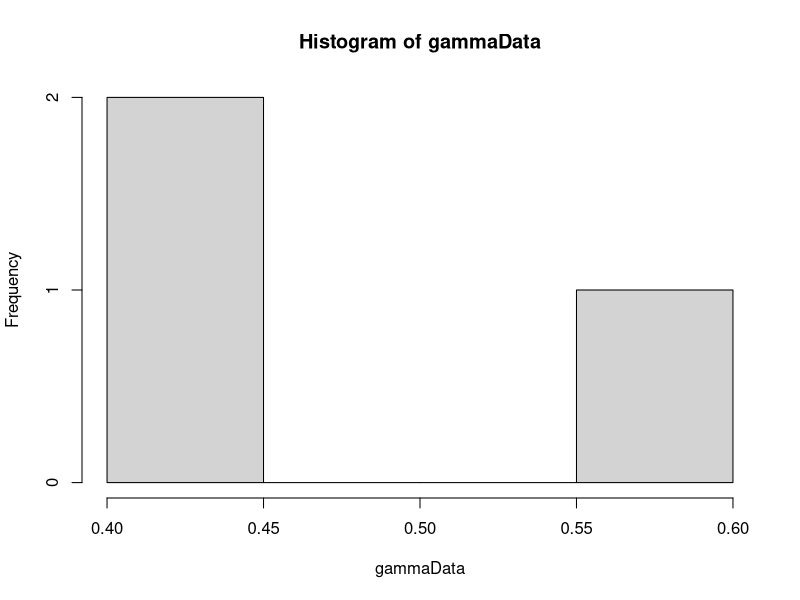

Reproduce this figure in R. (Note: this script raises an error after producing the figure.)
library(MCMCpack)
library(MASS)

calcWeight <- function(u, alpha) {
  # Calculates weight for given u and alpha.
  # 
  # Args:
  #   u: A vector.
  #   alpha: A scalar.
  #   
  # Returns:
  #   The weight value. A scalar.
  gammaInv = rep(0, length(u))
  diffGammaInv = rep(0, length(u))
  for(i in 1:length(u)) {
    gammaInv[i] = invGammaCumulative(u[i], alpha)
    diffGammaInv[i] = diffAlphaInvGammaCumulative(u[i], alpha)
  }
  pi = getPiValue()
  weight = pi/((1/length(gammaInv))*(sum(diffGammaInv/gammaInv)) - sum(diffGammaInv)/sum(gammaInv))
  return(weight)
}

getPiValue <- function() {
  # get value of pi function to be used in calculation of weights.
  # 
  # Returns:
  #   A scalar value.
  if (piValue == "constant") {
    return(1)
  } else if (piValue == "jeffrey") {
    # Return jeffrey prior
    return(sqrt((1/(estAlpha[sampleIndex]^2)) + (1/(2-(exp(estAlpha[sampleIndex]) + exp(-estAlpha[sampleIndex]))))))
  } else if (piValue == "betaOption") {
    return(estBeta)
  } else if (piValue == "alphaOption") {
    return(estAlpha[sampleIndex])
  }
}

calcPhi <- function(u, alpha) {
  xValue = rep(0, length(u))
  for(i in 1:length(u)) {
    xValue[i] = invGammaCumulative(u[i], alpha)
  }
  return(calcPhiGivenX(xValue))
}

calcPhiGivenX <- function(x) {
  # Calc phi value for a vector x.
  # 
  # Args:
  #   x: A vector of data.
  #   
  # Returns:
  #  A scalar.
  
  if(phiOption == "probValueOption") {
    phiPoint = rep(0, length(x))
    for(i in 1:length(x)) {
      phiPoint[i] = getPhiValue(x[i])
    }
    return(sum(phiPoint)/length(phiPoint))  
  } else if(phiOption == "x1x2divX3Option") {
    return(getPhiValue(x[1]*x[2]/x[3]))
  } else if(phiOption == "x1divx2powx3Option") {
    return(getPhiValue((x[1]/x[2])^x[3]))
  } else if(phiOption == "sinusfunction") {
    return(sin(x[1]) + sin(x[2]) + sin(x[3]))
  }
  return(-1)
}


getPhiValue <- function(xValue) {
  # Calculates phi for an element of an x vector.
  # 
  # Args:
  #   xValue: A scalar value.
  #   
  # Returns:
  #   
  return(xValue > probValue)
}

optimInvGammaCumulative <- function(u, alpha) {
  result = optim(c(10.1), invGammaAbsFunction, u=u, alpha=alpha, lower=0, upper=100,  method="Brent")
  return(result)
}

invGammaAbsFunction <- function(x, u, alpha) {
  return(abs(pgamma(x, shape=alpha, scale=1) - u))
}

invGammaCumulative <- function(u, alpha) {
  # Finds the inverse of the cumulative gamma.
  # 
  # Args:
  #   u: Scalar value.
  #   alpha: Scalar value.
  #   
  # Returns:
  #   A scalar. The inverse value given u and alpha.
  x = 0
  stepSize = 0.1
  tolerance = 0.00001
  direction = 1
  integralValue = 0
  
  while(abs(integralValue - u) > tolerance){
    x = x + direction*stepSize
    if(x<0) {
      x = 0
      direction = 1
    }
    
    if(method == "integrate") {
      integralv = integrate(gammaDensity, 0, x)
      integralValue = integral$valuev
    } else if(method == "pgamma") {
      integralv = pgamma(x, shape=alpha, scale=1)
      integralValue = integralv
    }
    
    
    # Going left and pass the point
    if ((u > integralValue) && (direction == -1)) {
      stepSize = stepSize/2
      direction = 1
    }
    
    # Going right and pass the point
    if ((u < integralValue) && (direction == 1)) {
      stepSize = stepSize/2
      direction = -1
    }
  }
  return(x)
}

diffAlphaInvGammaCumulative <- function(u, alpha) {
  # Derivative of gamma distribution with respect to alpha.
  # 
  # Args:
  #   u: Scalar between 0 and 1.
  #   alpha: Scalar larger than 0.
  #   
  # Returns:
  #   Scalar value. Derivative at point alpha.
  firstPoint = invGammaCumulative(u,alpha)
  secondPoint = invGammaCumulative(u, alpha + alphaHStep)
  return((secondPoint - firstPoint)/alphaHStep)
}

calcDerivateFunction <- function(u, alphaValue) {
  # Analytically find the derivative of cumulative inverse.
  # 
  # Args:
  #   u: Scalar value between 0 and 1.
  #   alphaValue: Scalar value.
  #   
  # Returns:
  #   A scalar value.
  largeFInv = invGammaCumulative(u, alphaValue)
  integralPart = integrate(integralFunction, 0, largeFInv)
  return((digamma(alphaValue)*u - integralPart$value)*gamma(alphaValue)/((largeFInv^(alphaValue - 1))*exp(-largeFInv)))
}

integralFunction <- function(y) {
  # Function to be integrated.
  return(log(y)*(y^(alphaValue - 1))*exp(-y)/gamma(alphaValue))
}

optimfindAlpha <- function(u, s2) {
  if((calcValueTau2(u, alphaUpperBound) < s2) || (calcValueTau2(u, alphaLowerBound) > s2)) {
    return(-1)
  }
  solution = optim(c(0.1), optimFunction, u=u, lower=alphaLowerBound, upper=alphaUpperBound, method="Brent")
  return(solution$par)
}

optimFunction <- function(alpha, u) {
  return(abs(s2-calcValueTau2(u, alpha)))
}

findBeta <- function(s1, u, alphaValue) {
  # Calculates beta
  # 
  # Args:
  #   s1: Scalar value.
  #   u: Vector of values between 0 and 1.
  #   alphaValue: Scalar value.
  #   
  # Returns:
  #   A scalar value.
  largeFInv = rep(0, length(u))
  for(i in 1:length(u)) {
    largeFInv[i] = invGammaCumulative(u[i], alphaValue)
  }
  return(s1*length(u)/(sum(largeFInv)))
}

calcValueTau2 <- function(u, alphaValue) {
  largeFInv = rep(0, length(u))
  for(i in 1:length(u)) {
    largeFInv[i] = invGammaCumulative(u[i], alphaValue)
  }
  return(length(u)*((prod(largeFInv))^(1/length(u)))/sum(largeFInv))
}

calcValueTau2Method2 <- function(x) {
  return(length(x)*((prod(x))^(1/length(x)))/sum(x))
}

gibbsSampling <- function(xInit) {
  NUM_ITERATIONS = 5000
  xCurrent = xInit
  for(i in 1:NUM_ITERATIONS) {
    randomXpos = sample(length(xCurrent), size=3)
    sumX = xCurrent[randomXpos[1]] + xCurrent[randomXpos[2]] + xCurrent[randomXpos[3]]
    prodX = xCurrent[randomXpos[1]]*xCurrent[randomXpos[2]]*xCurrent[randomXpos[3]]
    x1 = runif(1)*sumX
    if(isValidX1Proposal(x1, sumX, prodX)) {
      roots = findRoots(x1, sumX, prodX)
      x2 = roots[1]
      x3 = roots[2]
      if(is.nan(x2) || is.nan(x3)){
        print((x1^3 - 2*sumX*x1^2 + (sumX^2)*x1 - 4*prodX))
      }
      xProposal = xCurrent
      xProposal[randomXpos[1]] = x1
      xProposal[randomXpos[2]] = x2
      xProposal[randomXpos[3]] = x3
      alphaMetHastings = findAlphaMetHastings(c(xCurrent[randomXpos[1]], xCurrent[randomXpos[2]], xCurrent[randomXpos[3]]), c(xProposal[randomXpos[1]], xProposal[randomXpos[2]], xProposal[randomXpos[3]]))
      acceptProb = runif(1)
      if(acceptProb <= alphaMetHastings) {
        xCurrent = xProposal
      }
    }
  }
  return(xCurrent)
}

isValidX1Proposal <- function(x1, sumX, prodX) {
  return((x1^3 - 2*sumX*x1^2 + (sumX^2)*x1 - 4*prodX) > 0)
}

findRoots <- function (x1, sumX, prodX) {
  root1 = ((sumX - x1) + sqrt( (sumX - x1)^2 - 4*prodX/x1 ))/2
  root2 = ((sumX - x1) - sqrt( (sumX - x1)^2 - 4*prodX/x1 ))/2
  return(c(root1, root2))
}

findAlphaMetHastings <- function(xCurrent, xProposal) {
  piProp = 1/(xProposal[1]*sqrt((sum(xProposal)  - xProposal[1])^2 - 4*prod(xProposal)/xProposal[1] ))
  piCurrent = 1/(xCurrent[1]*sqrt((sum(xCurrent)  - xCurrent[1])^2 - 4*prod(xCurrent)/xCurrent[1] ))
  return(min(1, piProp/piCurrent))
}


GammaGibbsSampling <- function(xInit) {
  # A Gibbs sampling for a Gamma distribution
  # 
  # Args:
  #   xInit: Initial sample. A vector.
  #   
  # Return:
  #   A sample from a Gamma distribution. A vector.
  NUM_ITERATIONS = 5000
  xCurrent = xInit
  for(i in 1:NUM_ITERATIONS) {
    randomXpos = sample(length(xCurrent), size=3)
    sumX = xCurrent[randomXpos[1]] + xCurrent[randomXpos[2]] + xCurrent[randomXpos[3]]
    prodX = xCurrent[randomXpos[1]]*xCurrent[randomXpos[2]]*xCurrent[randomXpos[3]]
    x1 = runif(1)*sumX
    if(isValidX1Proposal(x1, sumX, prodX)) {
      roots = findRoots(x1, sumX, prodX)
      x2 = roots[1]
      x3 = roots[2]
      if(is.nan(x2) || is.nan(x3)){
        print((x1^3 - 2*sumX*x1^2 + (sumX^2)*x1 - 4*prodX))
      }
      xProposal = xCurrent
      xProposal[randomXpos[1]] = x1
      xProposal[randomXpos[2]] = x2
      xProposal[randomXpos[3]] = x3
      alphaMetHastings = 0
      alphaMetHastings = findGammaAlphaMetHastings(c(xCurrent[randomXpos[1]], xCurrent[randomXpos[2]], xCurrent[randomXpos[3]]), c(xProposal[randomXpos[1]], xProposal[randomXpos[2]], xProposal[randomXpos[3]]))
      acceptProb = runif(1)
      if(!isValidX1Proposal(xCurrent[randomXpos[1]], sumX, prodX)) {
        alphaMetHastings = 0
      }
      if(acceptProb <= alphaMetHastings) {
        xCurrent = xProposal
      }
    }
  }
  return(xCurrent)
  
}

findGammaAlphaMetHastings <- function(xCurrent, xProposal) {
  piProp = 1/(xProposal[1]*sqrt((sum(xProposal)  - xProposal[1])^2 - 4*prod(xProposal)/xProposal[1] ))
  piCurrent = 1/(xCurrent[1]*sqrt((sum(xCurrent)  - xCurrent[1])^2 - 4*prod(xCurrent)/xCurrent[1] ))
  if(is.nan(piCurrent)) {
    print(xCurrent)
  }
  return(min(1, piProp/piCurrent))
}


cramerVonMisesValueTest <- function(x, alpha, beta) {
  # Calculates the value for a Cramer-von Mises test.
  # 
  # Args:
  #   x: A vector sample.
  #   
  # Returns:
  #   A scalar value.
  x = sort(x)
  cramerSum = 0
  for(i in 1:length(x)) {
    cramerSum = cramerSum + (((2*i - 1)/(2*length(x))) - pgamma(x[i], shape=alpha, rate=beta))^2
  }
  
  cramer = (1/(12*length(x)))*cramerSum
            
  return(cramer)
}

findGammaMLE <- function(x){
  solution = optim(c(1,1), negativeLogLikelihoodGamma, x=x)
  return(solution$par)
}

negativeLogLikelihoodGamma <- function(par, x) {
  # Calculates the negative log-likelihood for a gamma distribution.
  # 
  # Args:
  #   par: A vector of size 2. First element is alpha and second element is beta.
  #   x: Data to calculate log-likelihood from. A vector.
  #   
  # Returns:
  #  The log-likelihood value. A scalar
  alpha = par[1]
  beta = par[2]
  logLikelihood = -((alpha - 1)*sum(log(x)) - (1/beta)*sum(x) - length(x)*log(gamma(alpha)) - alpha*length(x)*log(beta))
  return(logLikelihood)
}

calcAveragPhiValueForData <- function(mydata) {
  sumData = sum(mydata)
  prodData = prod(mydata)
  tolerance = 0.03
  minValue = min(mydata) - 2*tolerance
  maxValue = max(mydata) + 2*tolerance
  sampleNumber = 1
  NUM_ITERATIONS = 10000
  sumPhi = 0
  while(sampleNumber <= NUM_ITERATIONS) {
    x = runif(3, max = sumData)
    if((abs(sum(x) - sumData) < tolerance) && (abs(prod(x) - prodData) < tolerance)) {
      sumPhi = sumPhi + calcPhiGivenX(x)
      sampleNumber = sampleNumber + 1  
      print(sampleNumber)
    }
  }
  return(sumPhi/(sampleNumber-1))
}

algorithm2Sampling <- function(NUM_ALG2_SAMPLES) {
  cramerNum = 0
  cramerStat = rep(0, NUM_ALG2_SAMPLES)
  vCurr = runif(NUM_POINTS)
  alphaCurr = optimfindAlpha(vCurr, s2)
  while(alphaCurr==-1) {
    vCurr = runif(NUM_POINTS)
    alphaCurr = optimfindAlpha(vCurr, s2)
  }
  piCurr = calcWeight(vCurr, alphaCurr)
  phiSum = 0
  
  for(i in 1:NUM_ALG2_SAMPLES) {
    print(i)
    vProp = runif(NUM_POINTS)
    alphaProp = optimfindAlpha(vProp, s2)
    piProp = 0
    if(alphaProp != -1) {
      piProp = calcWeight(vProp, alphaProp)
    }
    alphaMetHastings = min(1, piProp/piCurr)
    uProb = runif(1)
    if(uProb <= alphaMetHastings) {
      vCurr = vProp
      alphaCurr = alphaProp
      piCurr = piProp
    }
    betaCurr = findBeta(s1, vCurr, alphaCurr)
    xSample = rep(0, length(vCurr))
    for(j in 1:length(vCurr)) {
      xSample[j] = betaCurr*invGammaCumulative(vCurr[j], alphaCurr)
    }
    phiSum = phiSum + calcPhiGivenX(xSample)
    cramerStat[i] = cramerVonMisesValueTest(xSample, mleAlpha, mleBeta)
    if(cramerStat[i] >= cramerObs) {
      cramerNum = cramerNum + 1
    }
  }
  
  hist(cramerStat,breaks=200, main="", xlab="Cramer values", cex.lab=1.5)
  abline(v = cramerObs, col="red")
  alg2sampCramer <<- cramerStat
  
  print((cramerNum/NUM_ALG2_SAMPLES))
  alg2pvalue <<- (cramerNum/NUM_ALG2_SAMPLES)
  #return(phiSum/NUM_ALG2_SAMPLES)
  return(cramerStat)
}

algorithm1Sampling <- function(NUM_ALG1_SAMPLES) {
  phiSum = 0
  cramerNum = 0
  cramerStat = rep(0, NUM_ALG1_SAMPLES)
  for(i in 1:NUM_ALG1_SAMPLES) {
    print(i)
    u = runif(NUM_POINTS)
    alphavalue = optimfindAlpha(u, s2)
    while(alphavalue == -1) {
      u = runif(NUM_POINTS)
      alphavalue = optimfindAlpha(u, s2)
    }
    betavalue = findBeta(s1, u, alphavalue)
    xSample = rep(0, length(u))
    for(j in 1:length(u)) {
      xSample[j] = betavalue*invGammaCumulative(u[j], alphavalue)
    }
    phiSum = phiSum + calcPhiGivenX(xSample)
    cramerStat[i] = cramerVonMisesValueTest(xSample, mleAlpha, mleBeta)
    #print(cramerStat[i])
    if(cramerStat[i] >= cramerObs) {
      cramerNum = cramerNum + 1
    }
  }
  print("here")
  print((cramerNum/NUM_ALG1_SAMPLES))
  hist(cramerStat,breaks=200, main="", xlab="Cramer values", cex.lab=1.5)
  abline(v = cramerObs, col="red")
  alg1sampCramer <<- cramerStat
  alg1pvalue <<- (cramerNum/NUM_ALG1_SAMPLES)
  #return(phiSum/NUM_ALG1_SAMPLES)
  return(cramerStat)
}

naiveSampling2 <- function(myData, tolerance, mleAlpha, mleBeta) {
  NUM_NAIVE_SAMPLES = NUM_SAMPLES
  sumData = sum(myData)
  prodData = prod(myData)
  sampleNumber = 0
  sumPhi = 0
  iterations = 0
  cramerNum = 0
  cramerStat = rep(0, NUM_NAIVE_SAMPLES)
  while(sampleNumber<NUM_NAIVE_SAMPLES) {
    x = rgamma(3, shape = mleAlpha, rate = mleBeta)
    iterations = iterations + 1
    if((abs(sum(x) - sumData) < tolerance) && (abs(prod(x) - prodData) < tolerance)) {
      sumPhi = sumPhi + calcPhiGivenX(x)
      sampleNumber = sampleNumber + 1  
      cramerStat[sampleNumber] = cramerVonMisesValueTest(x, mleAlpha, mleBeta)
      if(cramerStat[sampleNumber] >= cramerObs) {
        cramerNum = cramerNum + 1
      }
      print(sampleNumber)
    }
  }
  
  hist(cramerStat,breaks=200, main="", xlab="Cramer values", cex.lab=1.5)
  abline(v = cramerObs, col="red")
  
  acceptRate = sampleNumber/iterations
  averagePhi = sumPhi/sampleNumber
  print((cramerNum/NUM_NAIVE_SAMPLES))
  naivePvalue <<- (cramerNum/NUM_NAIVE_SAMPLES)
  naiveCramers <<- cramerStat
  return(c(acceptRate, averagePhi))
}

alpha = 1
beta = 1
hStep = 0.01
alphaHStep = 0.01
method = "pgamma"
NUM_SAMPLES = 100000
NUM_POINTS = 3
alphaUpperBound = 200
alphaLowerBound = 0.05
# Pi is used in calculation of weights
# Options are:
#   "constant"
#   "betaOption"
#   "jeffrey"
#   "alphaOption"
piValue = "constant"

phi = rep(0, NUM_SAMPLES)
# Phi options:
# x larger than a: "probValueOption"
# x1 times x2 div x3: "x1x2divX3Option"
# x1 div x2 pow x3: "x1divx2powx3Option"
phiOption = "x1x2divX3Option"
# Phi is the prob that X>probValue
probValue = 0.42

# Data generation options:
# pgamma generated: "pgamma"
# Bo data: "bo"
# Custom data: "custom"
# Custom data2: "custom2"
dataGenOption = "custom"



# Generate data
gammaData = 0
if(dataGenOption == "pgamma") {
  gammaData = rgamma(NUM_POINTS, shape=alpha, scale = beta)  
} else if(dataGenOption == "bo") {
  NUM_POINTS = 6
  alphaUpperBound = 1.2
  alphaLowerBound = 0.8
  gammaData = c(4.399, 1.307, 0.085, 0.7910, 0.2345, 0.1915)
} else if(dataGenOption == "custom") {
  gammaData = c(0.5772030, 0.4340237, 0.4212959)
} else if(dataGenOption == "custom2") {
  gammaData = c(1.621813, 1.059797, 1.554334)
} else if(dataGenOption == "custom3") {
  gammaData = c(5, 15, 13)
} else if(dataGenOption == "ball1") {
  gammaData = c(17.88, 28.92, 33.00)
} else if(dataGenOption == "ball2") {
  gammaData = c(41.52, 42.12, 45.60)
} else if(dataGenOption == "ball3") {
  gammaData = c(48.40, 51.84, 51.96)
} else if(dataGenOption == "ball4") {
  gammaData = c(54.12, 55.56, 67.80)
} else if(dataGenOption == "ball5") {
  gammaData = c(68.64, 68.64, 68.88)
} else if(dataGenOption == "ball6") {
  gammaData = c(84.12, 93.12, 98.64)
} else if(dataGenOption == "ball7") {
  gammaData = c(105.12, 105.84, 127.92)
} else if(dataGenOption == "custom4") {
  gammaData = c(0.40, 0.42, 0.43)
} else if(dataGenOption == "custom5") {
  gammaData = c(0.72, 0.72, 0.85)
}

#17.88 28.92 33.00 41.52 42.12 45.60 48.40 51.84
#51.96 54.12 55.56 67.80 68.64 68.64 68.88 84.12
#93.12 98.64 105.12 105.84 127.92 128.04 173.40

hist(gammaData)
# Calculation of statistics
s1 = sum(gammaData)/NUM_POINTS
s2 = NUM_POINTS*((prod(gammaData))^(1/NUM_POINTS))/sum(gammaData)
# Log-likelihood
mleEstimators = fitdistr(gammaData, "gamma")
mleAlpha = mleEstimators$estimate[1]
mleBeta = mleEstimators$estimate[2]
# w statistic obs. Not to be used yet.
wObs = calcPhiGivenX(gammaData)
cramerObs = cramerVonMisesValueTest(gammaData, mleAlpha, mleBeta)


# Calc Phi value for data
#phiValue = calcAveragPhiValueForData(gammaData)
# tolerance = 0.0005
# naiveCramers = rep(0,100000)
# naivePvalue = 0
# naiveSampler = naiveSampling2(gammaData, tolerance, mleAlpha, mleBeta)
# 
# hist(naiveCramers,breaks=200, main="", xlab="Cramer values", cex.lab=1.5)
# abline(v = cramerObs, col="red")

## Tolerance accuracy plot
#toleranceRange = seq(0.02, 2, 0.01)
#resultAcceptance = rep(0, length(toleranceRange))
#resultValue = rep(0, length(toleranceRange))
#i = 0
#for(tol in toleranceRange) {
#  i = i+1
#  result = naiveSampling2(gammaData, tol)
#  resultAcceptance[i] = result[1]
#  resultValue[i] = result[2]
#}
#plot(toleranceRange, resultValue)
#plot(toleranceRange, resultAcceptance)

# Generation of samples. Not to be used

# weightsW = rep(0, NUM_SAMPLES)
# sampleIndex = 1
# iterationNumber = 0
# estAlpha = rep(0, NUM_SAMPLES)
# estBeta = 0
# while(sampleIndex <= NUM_SAMPLES) {
#   u = runif(NUM_POINTS)
#   estAlpha[sampleIndex] = optimfindAlpha(u, s2)
#   if(estAlpha[sampleIndex] != -1) {
#     estBeta = findBeta(s1, u, estAlpha[sampleIndex])
#     if(estBeta > alphaLowerBound && estBeta < alphaUpperBound) {
#         
#       weightsW[sampleIndex] = abs(calcWeight(u, estAlpha[sampleIndex]))
#       phi[sampleIndex] = calcPhi(u, estAlpha[sampleIndex])
#       
#       sampleIndex = sampleIndex + 1
#       print(sampleIndex)
#     }
#     
#   }
#   #print(iterationNumber)
#   iterationNumber = iterationNumber + 1
# }
# alphaAcceptance = (sampleIndex-1)/iterationNumber
# hist(weightsW, breaks = 400)
# expectedPhi = sum(phi*weightsW)/sum(weightsW)
# plot(estAlpha, weightsW)
# unweightedExpectedPhi = sum(phi)/NUM_SAMPLES
# 
# Gibbs sampling
# NUM_GIBBS_SAMPLES = NUM_SAMPLES
# xSample = gammaData
# phiGibbs = rep(0, NUM_GIBBS_SAMPLES)
# gibbsObslargerWObs = 0
# cramerNum = 0
# cramerStatGibbs = rep(0, NUM_GIBBS_SAMPLES)
# for(i in 1:NUM_GIBBS_SAMPLES) {
#   xSample = gibbsSampling(xSample)
#   phiGibbs[i] = calcPhiGivenX(xSample)
#   if(phiGibbs[i] >= wObs) {
#     gibbsObslargerWObs = gibbsObslargerWObs + 1
#   }
#   cramerStatGibbs[i] = cramerVonMisesValueTest(xSample, mleAlpha, mleBeta)
#   #print(cramerStat)
#   if(cramerStatGibbs[i] >= cramerObs) {
#     cramerNum = cramerNum + 1
#   }
#   print(i)
# }
# gibbsS1 = sum(xSample)/NUM_POINTS
# gibbsS2 = NUM_POINTS*((prod(xSample))^(1/NUM_POINTS))/sum(xSample)
# gibbsPvalue = gibbsObslargerWObs/NUM_GIBBS_SAMPLES
# averagePhiGibbs = sum(phiGibbs)/NUM_GIBBS_SAMPLES
# ## P-values
# cramerPValue = cramerNum/NUM_GIBBS_SAMPLES
# 
# hist(cramerStatGibbs,breaks=200, main="", xlab="Cramer values", cex.lab=1.5)
# abline(v = cramerObs, col="red")

# alg2sampCramer = rep(1, 100000)
# alg1sampCramer = rep(1, 100000)
# alg2pvalue = 0
# alg1pvalue = 0
# 
# # system.time({alg1Results2 = algorithm1Sampling(NUM_SAMPLES)})
# system.time({alg2Results2 = algorithm2Sampling(NUM_SAMPLES)})
# 
# # hist(alg1sampCramer,breaks=200, main="", xlab="Cramer values", cex.lab=1.5)
# # abline(v = cramerObs, col="red")
# # 
# hist(alg2sampCramer,breaks=200, main="", xlab="Cramer values", cex.lab=1.5)
# abline(v = cramerObs, col="red")

library("parallel")
library("foreach")
library("doParallel")

# cl = makeCluster(detectCores() - 1)
# registerDoParallel(cl, cores = detectCores() - 1)
# workers = 10
# stime = system.time({
# res = foreach(i=1:workers,
#        .combine = rbind) %dopar% {
#          try({
#            result1 = algorithm1Sampling(100000/workers)
#          })
#        }
# })
# stopCluster(cl)
# 
# alg1sampCramer = (sum(res))/workers
#
cl = makeCluster(detectCores() - 1)
registerDoParallel(cl, cores = detectCores() - 1)
workers = 10
stime = system.time({
 res = foreach(i=1:workers,
               .combine = rbind) %dopar% {
                 try({
                   result1 = algorithm2Sampling(100000/workers)
                 })
               }
})
stopCluster(cl)
alg2sampCramer = as.vector(res)
#
#alg2Results3 = (sum(res[,1]))/workers
#
#
#
## Save image
save.image(file="scen33.RData")

#print("Done")
#
## Plot of phi functions
#sumData = 4.23
#prodData = 2.67
#x1Seq = seq(1.01, 2, 0.001)
#phi2 = rep(0,length(x1Seq))
#phi3 = rep(0,length(x1Seq))
#for(i in 1:length(x1Seq)) {
#  if(isValidX1Proposal(x1Seq[i], sumData, prodData)) {
#    roots = findRoots(x1Seq[i], sumData, prodData)
#    phi2[i] = phi2Function(x1Seq[i], roots[1], roots[2])
#    phi3[i] = phi3Function(x1Seq[i], roots[1], roots[2])
#  }
#  
#}
#
#phi2Function <- function(x1, x2, x3) {
#  return((x1*x2/x3))
#}
#
#phi3Function <- function(x1, x2, x3) {
#  return((x1/x2)^x3)
#}
#
#plot(x1Seq, phi2)
#plot(x1Seq, phi3)
#
## Plot of F inverse
#u = 0.5
#alphaRange = seq(0.01, 4, 0.001) 
#fInv = rep(0, length(alphaRange))
#for(i in 1:length(fInv)) {
#  fInv[i] = invGammaCumulative(u, alphaRange[i])
#}
#plot(alphaRange, fInv, type="l")
#
#diffF = rep(0, length(fInv))
#for(i in 1:length(diffF)) {
#  diffF[i] = diffAlphaInvGammaCumulative(u, alphaRange[i])
#}
#
#plot(alphaRange, diffF, type="l")
#
#
#globalvarTest = matrix(0, 10, 10)
#
# testFunction <- function(i) {
#  return(rep(i,10))
# }
# 
# cl = makeCluster(detectCores() - 1)
# registerDoParallel(cl, cores = detectCores() - 1)
# workers = 10
# stime = system.time({
#  res = foreach(i=1:workers,
#                .combine = rbind) %dopar% {
#                  try({
#                    resultstest = testFunction(i)
#                  })
#                }
# })
# stopCluster(cl)
# resultstest = as.vector(resultstest)
